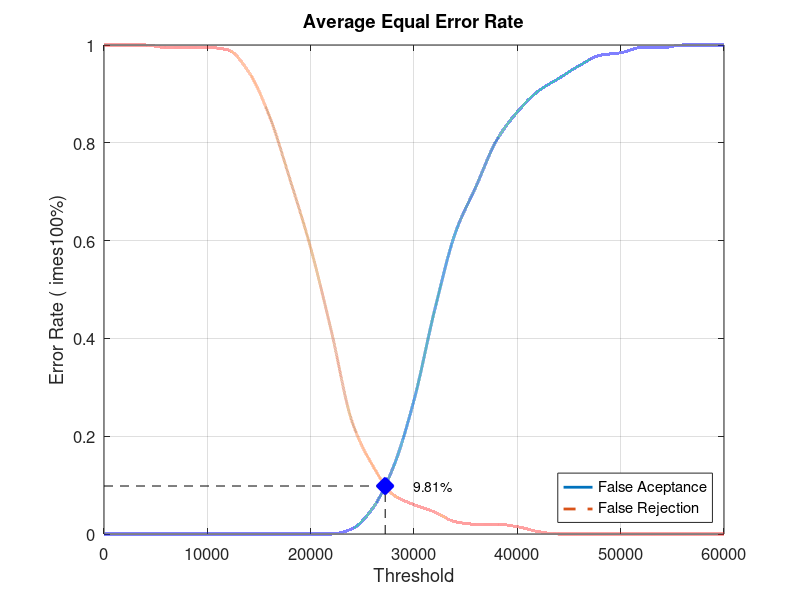
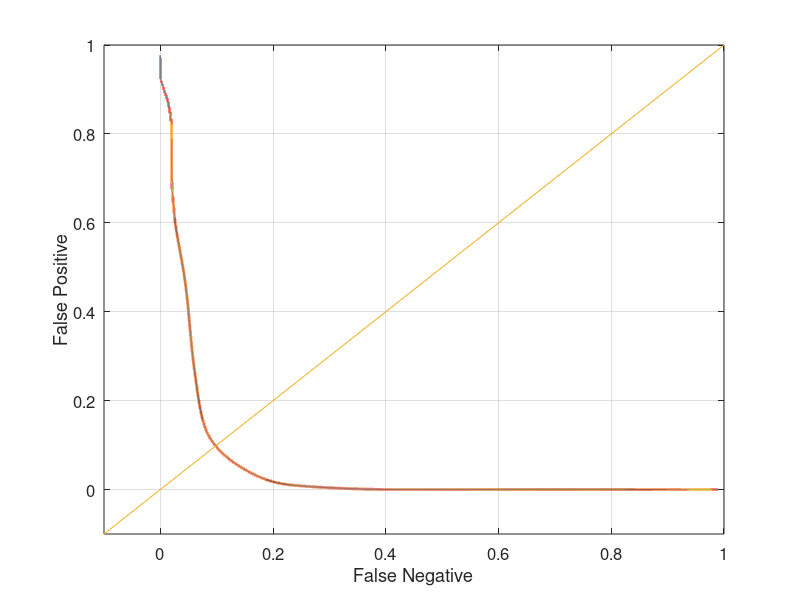

Reproduce these figures in MATLAB, in order.
close all;
clear;
clc;
x = 0:2000:60000;
xq = 0:0.5:60000;

y0 = [0 0 0 0 0 0 0 0 0 0 0 0 0.0105263 0.0526316 0.136842 0.273684 0.457895 0.615789 0.710526 0.805263 0.863158 0.905263 0.931579 0.957895 0.978947 0.984211 0.994737 0.994737 1 1 1]
yy0 = interp1(x, y0, xq, 'pchip');
y1 = [1 1 1 0.995 0.995 0.995 0.99 0.945 0.855 0.725 0.585 0.415 0.23 0.14 0.08 0.06 0.045 0.025 0.02 0.02 0.015 0.005 0 0 0 0 0 0 0 0 0]
yy1 = interp1(x, y1, xq, 'pchip');

% Calculating EER: 
y2 = abs(y0 - y1);
find(y2 == min(y2))
yy2 = abs(yy0 - yy1);
xEER = find(yy2 == min(yy2));
xEERIndex = xq(xEER) % X-axis EER
yEER = yy0(xEER) % Y-axis EER

main = figure
plot(xq, yy0,'-','LineWidth', 2);	hold on
plot(xq, yy1,'--','LineWidth', 2);	hold on
plot([xEERIndex xEERIndex], [0 yEER], 'k--');	hold on
plot([0 xEERIndex], [yEER yEER], 'k--');	hold on
plot(xEERIndex, yEER, 'bx', 'LineWidth', 10);	hold on
text(xEERIndex + 10 * xEERIndex / 100, yEER, [num2str(round((10000 * yEER)) / 100) '%'])
legend('False Aceptance', 'False Rejection', 'Location', 'SouthEast')
xlabel('Threshold')
ylabel('Error Rate (	imes100%)')
title('Average Equal Error Rate')
set(gca, 'FontSize', 12)
axis([0 60000 0 1])
grid on

print(main, 'Database5_1Main', '-dpng');
FNRxFPR = figure('Color', [1 1 1]);
plot(yy1, yy0, '-', yy1, yy0, 'LineWidth', 2);
hold on
y = -0.1:0.1:1
plot(y, y); 
set(gca, 'FontSize', 12)
xlabel('False Negative')
ylabel('False Positive')
axis([-0.1 1 -0.1 1])
set(gca, 'FontSize', 12)
grid on

print(FNRxFPR, 'Database5_1FNRxFPR','-dpng');
